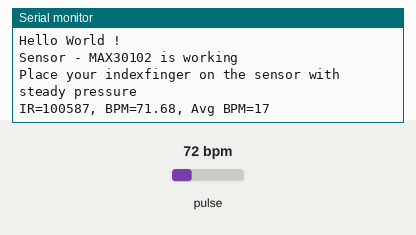
This sketch was run on a simulated Arduino Uno, built with avr-gcc and run on an emulated ATmega328P. Parts: the last lines printed to the serial monitor. Inputs (shaded band) come from the test bench; at power-on: pulse 72 bpm.

Above: at 1.2 s.
1.3 s: pulse set to 70 bpm
At 2.4 s:
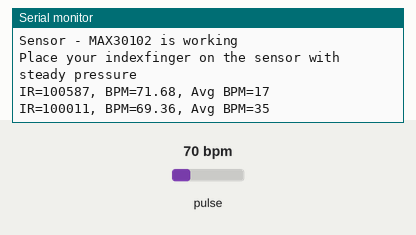
4.3 s: pulse set to 42 bpm
At 5.5 s:
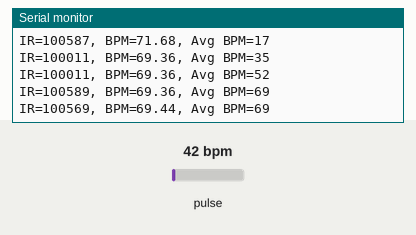
Timing chart, 0 to 7.3 s (numbered marks = the images above; inputs shaded):
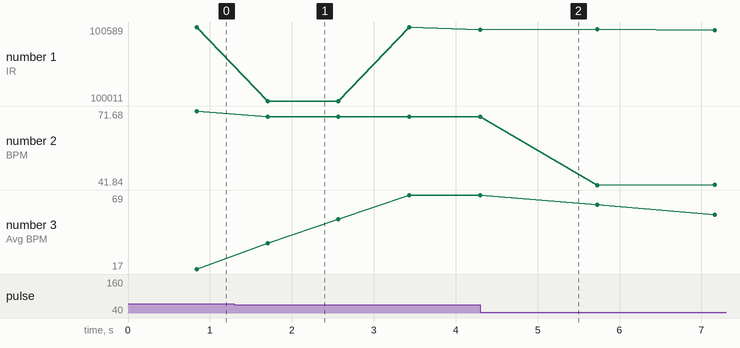

The sketch:

MAX30102_V1_Testing_HeartRate.ino
```cpp
/*
This is the C++ code to calibrate/check if your MAX30102 works!
*/

#include <Wire.h>
#include "MAX30105.h"
#include "heartRate.h"

MAX30105 particleSensor;

const byte averageRates = 4; //If you want more averaging in the device, increase this
byte heartRates[averageRates]; // Array of Heart rates recorded
byte ratesMeasured = 0; // It is a counter - which counts the number of BPM rates measued
long timeLastBeat = 0; // It records the time when the last heartbeat occurred

float beatsPerMinute;
int beatAvg;

void setup()
{
  Serial.begin(115200);
  Serial.println("Initializing in progress...");
  Serial.println("Hello World !");

  //Time to initialize the sensors
  if(particleSensor.begin(Wire, I2C_SPEED_FAST)==false) // Checks if the sensor is working
  {
    Serial.println("Sensor - MAX30102 was not found.");
    Serial.println("Troubleshooting: Please check Wiring/Power");
    while(1);
  }
  Serial.println("Sensor - MAX30102 is working");
  Serial.println("Place your indexfinger on the sensor with steady pressure");

  particleSensor.setup(); //Default Settings of the library
  particleSensor.setPulseAmplitudeRed(0x0A); //Turn the Red LED low such that we indicate the sensor is running
  particleSensor.setPulseAmplitudeGreen(0); // Turn Green LED off
  //We have completed the setup
}

void loop()
{
  long irValue = particleSensor.getIR(); //We are defining a local variable

  //Beat Sensing
  if(checkForBeat(irValue) == true)
  {
    long change = millis() - timeLastBeat;
    timeLastBeat = millis(); // change isnt 0, it is this beat - previous beat

    beatsPerMinute = 60 / (change / 1000.0); // Converts it into an actual NUMBER

    //Checking if the sensor isnt picking up noise
    if(beatsPerMinute < 255 && beatsPerMinute > 20)
    {
      heartRates[ratesMeasured++] = (byte)beatsPerMinute; //Store the reading in the array with ratesMeasured as a counter
      ratesMeasured %= averageRates; // Like a clock from 1 - 12, it helps ratesMeasured loop back to 0

      //Time to calculate the average
      beatAvg = 0;
      for(byte i = 0; i < averageRates; i++)
      {
        beatAvg += heartRates[i];
      }
      beatAvg /= averageRates;
    }

    Serial.print("IR=");
    Serial.print(irValue);
    Serial.print(", BPM=");
    Serial.print(beatsPerMinute);
    Serial.print(", Avg BPM=");
    Serial.println(beatAvg);
  }

  if(irValue < 50000)
  {
    Serial.println("No Finger?");
  }
}
```

Measured:
- after the input at 1.3 s, the serial monitor: prints a new line after 0.40 s (image 1)
- plotted number 1: 100587 → 100569 after the input at 1.3 s, 100569 → 100542 after the input at 4.3 s
- plotted number 2: 71.68 → 69.44 after the input at 1.3 s, 69.44 → 41.87 after the input at 4.3 s
- plotted number 3: 17 → 69 after the input at 1.3 s, 69 → 41 after the input at 4.3 s
